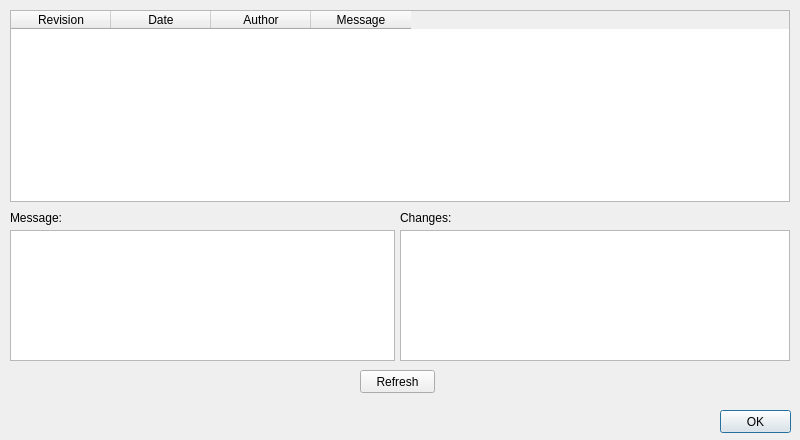
<ui version="4.0">
 <class>RepLogDialog</class>
 <widget class="QDialog" name="RepLogDialog">
  <property name="geometry">
   <rect>
    <x>0</x>
    <y>0</y>
    <width>800</width>
    <height>440</height>
   </rect>
  </property>
  <property name="sizePolicy">
   <sizepolicy hsizetype="Fixed" vsizetype="Fixed">
    <horstretch>0</horstretch>
    <verstretch>0</verstretch>
   </sizepolicy>
  </property>
  <property name="windowTitle">
   <string>Repository Log</string>
  </property>
  <property name="windowIcon">
   <iconset resource="mainwindow.qrc">
    <normaloff>:/new/icons/log</normaloff>:/new/icons/log</iconset>
  </property>
  <widget class="QPushButton" name="buttonOK">
   <property name="geometry">
    <rect>
     <x>720</x>
     <y>410</y>
     <width>71</width>
     <height>23</height>
    </rect>
   </property>
   <property name="text">
    <string>OK</string>
   </property>
   <property name="icon">
    <iconset resource="mainwindow.qrc">
     <normaloff>:/new/icons/okicon</normaloff>:/new/icons/okicon</iconset>
   </property>
   <property name="iconSize">
    <size>
     <width>12</width>
     <height>12</height>
    </size>
   </property>
  </widget>
  <widget class="QPushButton" name="buttonRefresh">
   <property name="geometry">
    <rect>
     <x>360</x>
     <y>370</y>
     <width>75</width>
     <height>23</height>
    </rect>
   </property>
   <property name="text">
    <string>Refresh</string>
   </property>
   <property name="icon">
    <iconset resource="mainwindow.qrc">
     <normaloff>:/new/icons/update</normaloff>:/new/icons/update</iconset>
   </property>
  </widget>
  <widget class="QTableWidget" name="logTable">
   <property name="geometry">
    <rect>
     <x>10</x>
     <y>10</y>
     <width>780</width>
     <height>192</height>
    </rect>
   </property>
   <property name="gridStyle">
    <enum>Qt::NoPen</enum>
   </property>
   <property name="sortingEnabled">
    <bool>true</bool>
   </property>
   <property name="cornerButtonEnabled">
    <bool>false</bool>
   </property>
   <property name="columnCount">
    <number>4</number>
   </property>
   <attribute name="verticalHeaderVisible">
    <bool>false</bool>
   </attribute>
   <attribute name="verticalHeaderDefaultSectionSize">
    <number>29</number>
   </attribute>
   <attribute name="verticalHeaderHighlightSections">
    <bool>false</bool>
   </attribute>
   <attribute name="verticalHeaderMinimumSectionSize">
    <number>19</number>
   </attribute>
   <column>
    <property name="text">
     <string>Revision</string>
    </property>
   </column>
   <column>
    <property name="text">
     <string>Date</string>
    </property>
   </column>
   <column>
    <property name="text">
     <string>Author</string>
    </property>
   </column>
   <column>
    <property name="text">
     <string>Message</string>
    </property>
   </column>
  </widget>
  <widget class="QLabel" name="label">
   <property name="geometry">
    <rect>
     <x>10</x>
     <y>210</y>
     <width>51</width>
     <height>16</height>
    </rect>
   </property>
   <property name="text">
    <string>Message:</string>
   </property>
  </widget>
  <widget class="QTextEdit" name="messageTextEdit">
   <property name="geometry">
    <rect>
     <x>10</x>
     <y>230</y>
     <width>385</width>
     <height>131</height>
    </rect>
   </property>
  </widget>
  <widget class="QTextEdit" name="filesTextEdit">
   <property name="geometry">
    <rect>
     <x>400</x>
     <y>230</y>
     <width>390</width>
     <height>131</height>
    </rect>
   </property>
  </widget>
  <widget class="QLabel" name="label_2">
   <property name="geometry">
    <rect>
     <x>400</x>
     <y>210</y>
     <width>51</width>
     <height>16</height>
    </rect>
   </property>
   <property name="text">
    <string>Changes:</string>
   </property>
  </widget>
 </widget>
 <resources>
  <include location="mainwindow.qrc"/>
 </resources>
 <connections/>
</ui>
